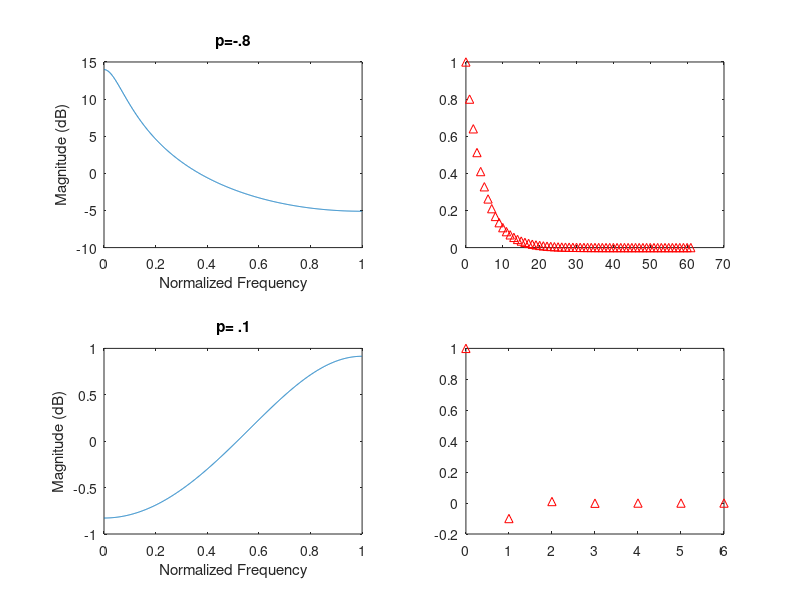

The MATLAB source for this figure:
clc;


b = [1];
a = [1 -.8];

subplot(2,2,1)

[h1,w] = freqz(b,a,1001);
plot(w/pi,20*log10(abs(h1)))
ax = gca;
xlabel('Normalized Frequency')
ylabel('Magnitude (dB)')
title('p=-.8')
subplot(2,2,2)
impz(b,a)


b = [1];
a = [1 .1];


subplot(2,2,3)

[h1,w] = freqz(b,a,1001);
plot(w/pi,20*log10(abs(h1)))
ax = gca;
xlabel('Normalized Frequency')
ylabel('Magnitude (dB)')
title('p= .1') 

subplot(2,2,4)
impz(b,a)
